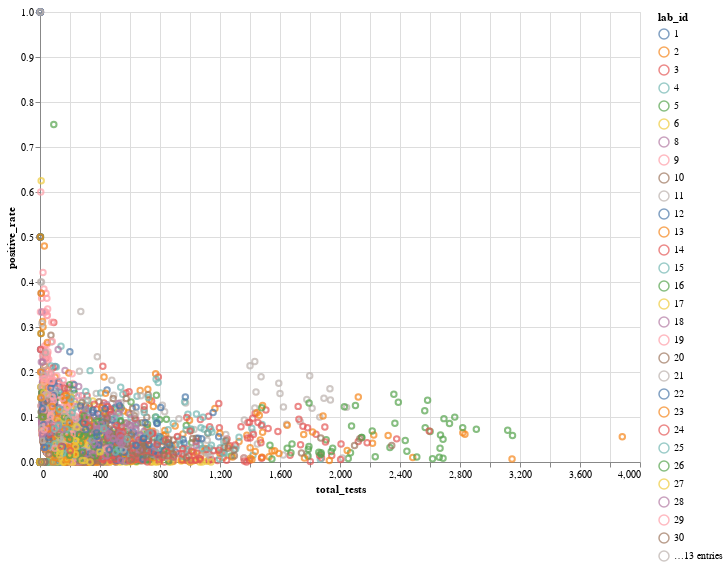

The notebook cell saved with this chart:
### Code cell
alt.Chart(polab.reset_index()).mark_point().encode(
    x='total_tests',
    y='positive_rate',
    color='lab_id:N',
    tooltip=['lab_id', 'test_date', 'total_tests', 'positive_rate']
).properties(width=600, height=450)

### Figure 1 — Vega-Lite specification as saved in the notebook (floating-point values rounded to 4 significant figures; data arrays with more than 128 entries replaced by an {"elided": "..."} marker saying what was removed)
{"config": {"view": {"continuousWidth": 400, "continuousHeight": 300}}, "data": {"name": "data-be08e8a32e6c9df8a322205c73beebd9"}, "mark": "point", "encoding": {"color": {"type": "nominal", "field": "lab_id"}, "tooltip": [{"type": "quantitative", "field": "lab_id"}, {"type": "temporal", "field": "test_date"}, {"type": "quantitative", "field": "total_tests"}, {"type": "quantitative", "field": "positive_rate"}], "x": {"type": "quantitative", "field": "total_tests"}, "y": {"type": "quantitative", "field": "positive_rate"}}, "height": 450, "width": 600, "$schema": "https://vega.github.io/schema/vega-lite/v4.8.1.json", "datasets": {"data-be08e8a32e6c9df8a322205c73beebd9": {"elided": "4255 records"}}}
